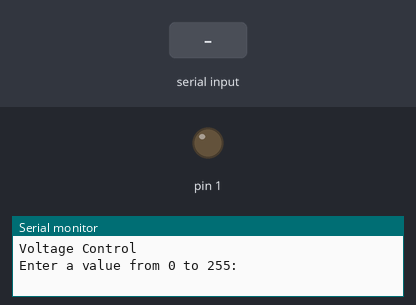
Bench run of a sketch on a simulated Arduino Uno, built for the host (arithmetic inside an expression is 32-bit, double 64-bit). On the bench: output pins drawn as LEDs (lit = HIGH), the last lines printed to the serial monitor. The inputs (shaded band) are chosen by the test bench.

Above: at 2.2 s.
2.3 s: "200\n" received over Serial
At 2.9 s:
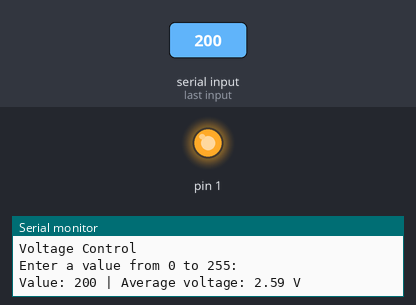
3.8 s: "90,45\n" received over Serial
At 4.1 s:
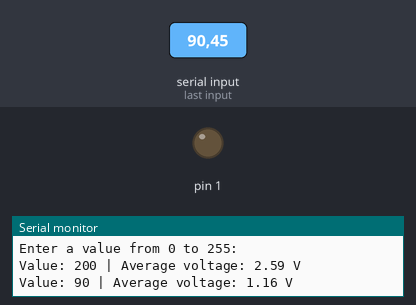
Timing chart, 0 to 6.8 s (numbered marks = the images above; inputs shaded):
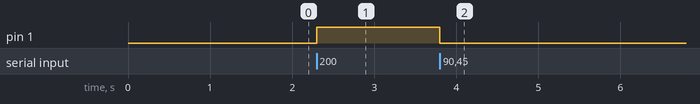

The sketch:

analog.ino
```cpp
const int PWM_PIN = PA1;
int value = 0;

void setup() {
  pinMode(PWM_PIN, OUTPUT);

  Serial.begin(115200);
  delay(1000);

  Serial.println("Voltage Control");
  Serial.println("Enter a value from 0 to 255:");
}

void loop() {
  if (Serial.available() > 0) {
    int v = Serial.parseInt();

    if (v >= 0 && v <= 255) {
      value = v;
      analogWrite(PWM_PIN, value);

      float voltage = 3.3 * value / 255.0;

      Serial.print("Value: ");
      Serial.print(value);
      Serial.print(" | Average voltage: ");
      Serial.print(voltage, 2);
      Serial.println(" V");
    } else {
      Serial.println("Error: enter a value from 0 to 255");
    }

    while (Serial.available() > 0) {
      Serial.read();
    }
  }
}
```

Measured:
- after the input at 2.3 s, pin 1: LOW → HIGH at once
- after the input at 3.8 s, pin 1: HIGH → LOW at once
